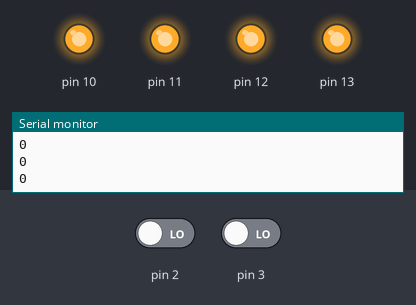
The program below on a simulated Arduino Uno, built with avr-gcc and run on an emulated ATmega328P. On the bench: output pins drawn as LEDs (lit = HIGH), the last lines printed to the serial monitor. Inputs (shaded band) come from the test bench; at power-on: pin 2 LOW, pin 3 LOW.

Above: at 1.2 s.
1.3 s: pin 2 driven HIGH
At 1.8 s:
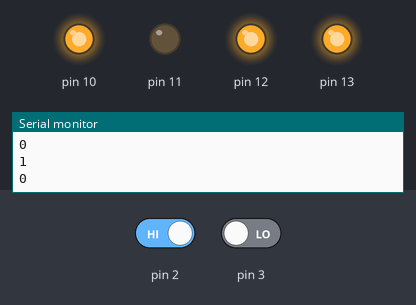
2.8 s: pin 3 driven HIGH
At 3.1 s:
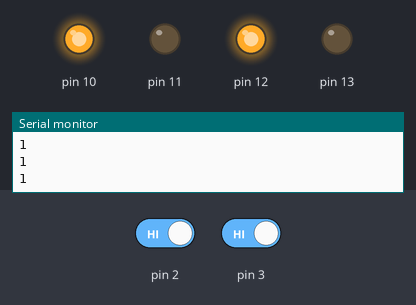
4.3 s: pin 2 driven LOW
At 5.5 s:
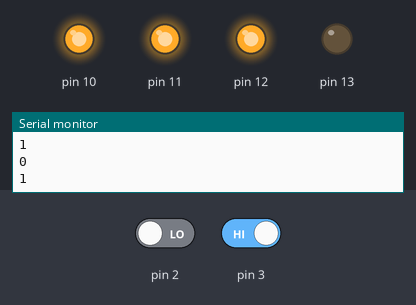
5.8 s: pin 3 driven LOW
At 6.8 s:
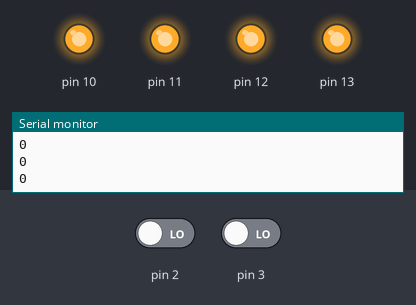
Timing chart, 0 to 8.3 s (numbered marks = the images above; inputs shaded):
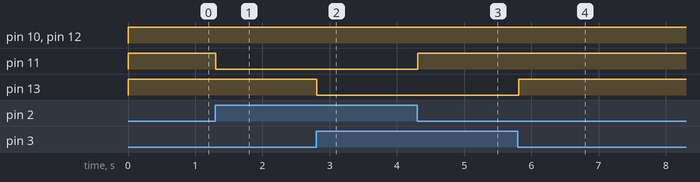

Measured:
- after the input at 1.3 s, pin 11: HIGH → LOW at once
- after the input at 2.8 s, pin 13: HIGH → LOW at once
- after the input at 4.3 s, pin 11: LOW → HIGH at once
- after the input at 5.8 s, pin 13: LOW → HIGH at once

The program:

main.cpp
```cpp
#include <Arduino.h>

int l,r;
void setup()
{
  pinMode(10,OUTPUT);
  pinMode(11,OUTPUT);
  pinMode(12,OUTPUT);
  pinMode(13,OUTPUT);
  pinMode(2,INPUT);
  pinMode(3,INPUT);
}
void loop()
{
  r=digitalRead(2);
  l=digitalRead(3);
  Serial.begin(9600);
  Serial.println(r);
  Serial.println(l);
  if(r==HIGH && l==HIGH)
  {
    digitalWrite(10,HIGH);
    digitalWrite(11,LOW);
    digitalWrite(12,HIGH);
    digitalWrite(13,LOW);
  }
  else if(r==HIGH && l==LOW)
  {
    digitalWrite(10,HIGH);
    digitalWrite(11,LOW);
    digitalWrite(12,HIGH);
    digitalWrite(13,HIGH);
  }
  else if(r==LOW && l==HIGH)
  {
    digitalWrite(10,HIGH);
    digitalWrite(11,HIGH);
    digitalWrite(12,HIGH);
    digitalWrite(13,LOW);
   }
  else if(r==LOW && l==LOW)
  {
    digitalWrite(10,HIGH);
    digitalWrite(11,HIGH);
    digitalWrite(12,HIGH);
    digitalWrite(13,HIGH);
  }

 delay(100);
}
    
```
